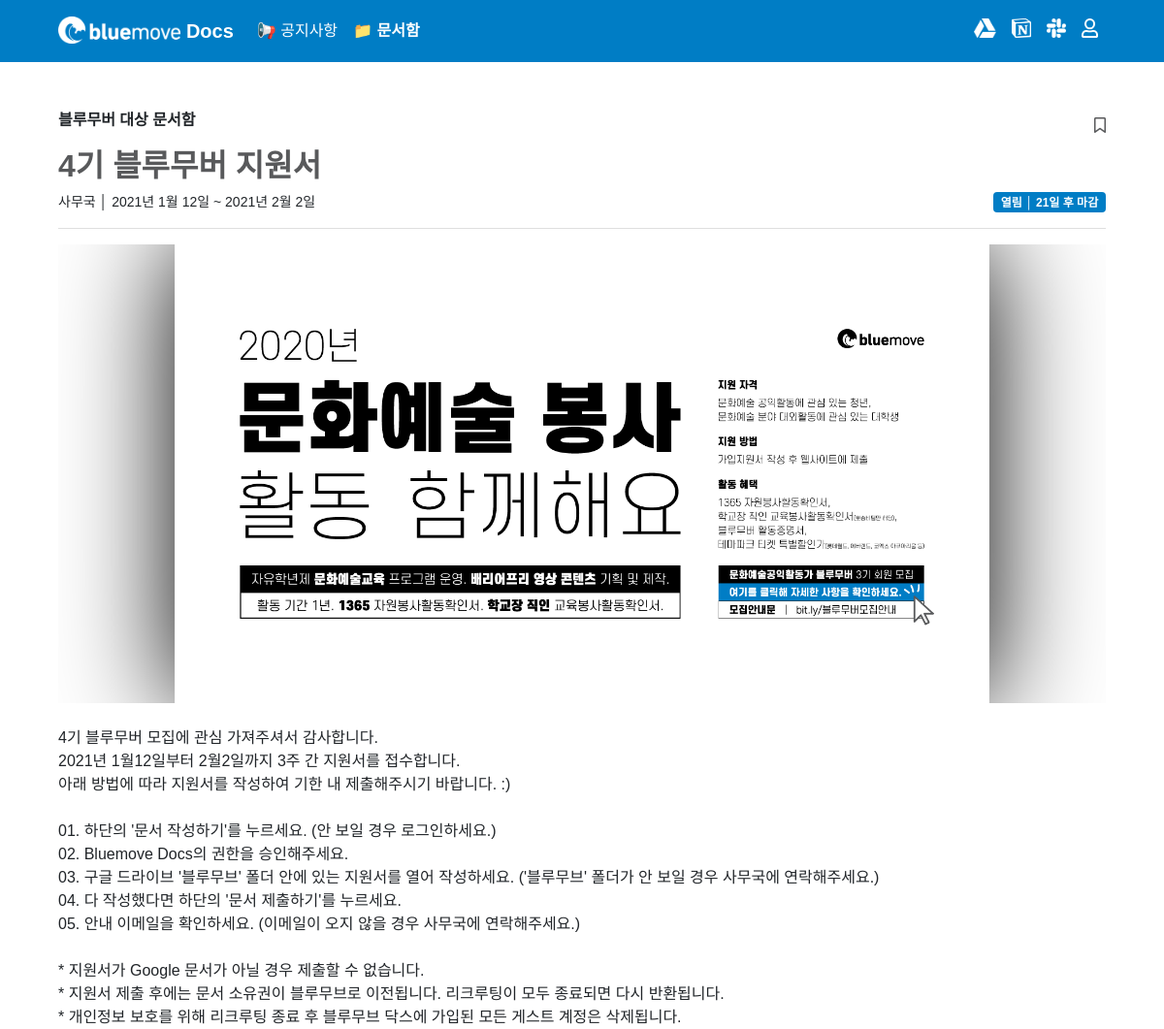
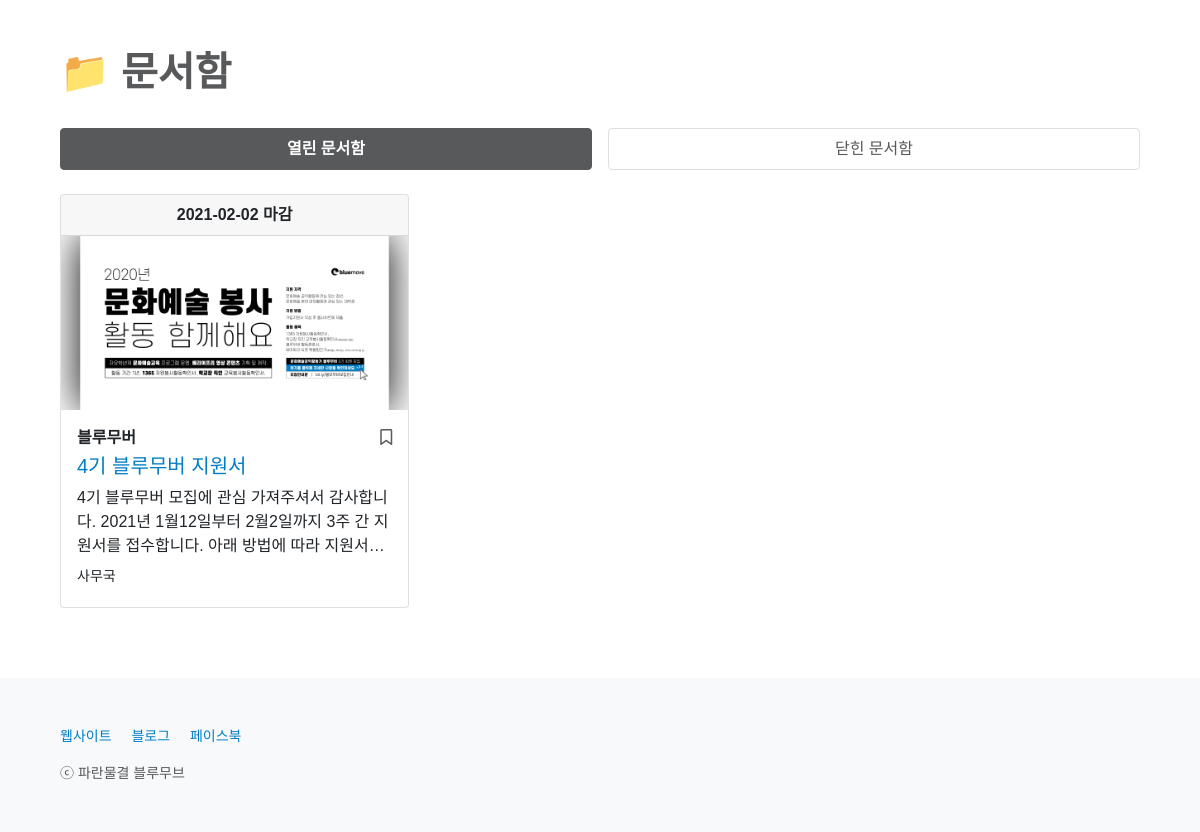
The page /box/1/ on the database its author committed (2 pictures, top to bottom).
### box/models.py (models this page shows, shortened)
class Box(models.Model):
    CATEGORY_CHOICES = {
        ('bluemover', '블루무버'),
        ('applicant', '블루무버 희망자'),
        ('posongvi', '뽀송비 학생')
    }
    title = models.CharField(max_length = 50)
    writer = models.ForeignKey(User, on_delete=models.CASCADE)
    category = models.CharField(max_length = 50, choices = CATEGORY_CHOICES)
    document_id = models.CharField(max_length = 300)
    content = models.TextField()
    content_update_flag = models.BooleanField(default = False)
    image = models.ImageField(upload_to='images/', null = True, blank = True)
    deadline = models.DateField()
    deadline_update_flag = models.BooleanField(default = False)
    created_at = models.DateField(auto_now_add = True)
    updated_at = models.DateField(auto_now = True)
    box_favorite_user_set = models.ManyToManyField(User, blank = True, related_name="box_favorite_user_set", through="Favorite")
    @property
    def deadline_is_yet_to_come(self):
        return datetime.date.today() + datetime.timedelta(days = 2) <= self.deadline
    @property
    def deadline_is_tomorrow(self):
        return datetime.date.today() + datetime.timedelta(days = 1) == self.deadline
    @property
    def deadline_is_today(self):
        return datetime.date.today() == self.deadline
    @property
    def deadline_is_over(self):
        return datetime.date.today() > self.deadline
    @property
    def days_left_until_deadline(self):
        return self.deadline - datetime.date.today()

### box/views.py (the view)
# urls.py: path('<int:id>/', read, name='read'),
def read(request, id):
    box = Box.objects.get(pk=id)
    opened_boxes = Box.objects.filter(deadline__gte=datetime.date.today()).order_by('deadline')
    closed_boxes = Box.objects.filter(deadline__lt=datetime.date.today()).order_by('deadline')
    page = request.GET.get('page', 1)
    opened_paginator = Paginator(opened_boxes, 9)
    closed_paginator = Paginator(closed_boxes, 9)
    try:
        opened_boxes = opened_paginator.page(page)
        closed_boxes = closed_paginator.page(page)
    except PageNotAnInteger:
        opened_boxes = opened_paginator.page(1)
        closed_boxes = closed_paginator.page(1)
    except EmptyPage:
        opened_boxes = opened_paginator.page(opened_paginator.num_pages)
        closed_boxes = closed_paginator.page(closed_paginator.num_pages)
    return render(request, 'box/read.html', {'box': box, 'opened_boxes': opened_boxes, 'closed_boxes': closed_boxes})

### box/templates/box/read.html (shortened to what this page needs)
{% extends 'base.html' %}
{% block content %}
{% include 'shared/_navbar4box.html' %}
<main class="px-2 px-md-5">
    <div class="container-md my-5">
        <div class="d-flex align-items-sm-center justify-content-between">
            <p style="font-weight: 600;">
                {% if box.category == 'bluemover' %}
                블루무버 대상 문서함
                {% endif %}
            </p>
            {% if user.is_authenticated %}
            <a class="bookmark" href="{% url 'box:box_favorite' box.id %}?next={{ request.path }}">
                {% if user in box.box_favorite_user_set.all %}
                <p class="mb-0 ps-2"><i class="fas fa-bookmark"></i></p>
                {% else %}
                <p class="mb-0 ps-2"><i class="far fa-bookmark"></i></p>
                {% endif %}
            </a>
            {% else %}
            <a type="button" class="bookmark" data-bs-toggle="modal" data-bs-target="#listloginModal">
                <p class="mb-1"><i class="far fa-bookmark"></i></p>
            </a>
            {% endif %}
        </div>
        <h2 style="font-weight: 600; color: #58595B; word-break: break-word; overflow: hidden; text-overflow: ellipsis; display: -webkit-box; -webkit-line-clamp: 3; -webkit-box-orient: vertical;">{{ box.title }}</h2>
        <div class="d-flex justify-content-sm-between" id="boxBadge4Large">
            <small>
                {% if not box.writer.first_name == '' %}
                {{ box.writer.last_name }}{{ box.writer.first_name }}
                {% else %}
                {{ box.writer }}
                {% endif %}
                │
                {% if box.deadline_update_flag %}
                {{ box.created_at }} ~ {{ box.deadline }} (일정 변경)
                {% else %}
                {{ box.created_at }} ~ {{ box.deadline }}
                {% endif %}
            </small>
            <div class="d-flex align-items-stretch">
                {% if box.deadline_is_yet_to_come %}
                <span class="badge bg-primary">열림 │ {{ box.days_left_until_deadline.days }}일 후 마감</span>
                {% elif box.deadline_is_tomorrow %}
                <span class="badge bg-warning text-dark">열림 │ 내일 마감</span>
                {% elif box.deadline_is_today %}
                <span class="badge bg-danger">열림 │ 오늘 마감</span>
                {% elif box.deadline_is_over %}
                <span class="badge bg-dark">닫힘 │ {{ box.deadline|date:'Y-m-d' }} 마감</span>
                {% endif %}
            </div>
        </div>
        <hr class="text-black-50">
        {% if box.image %}
        <div class="mb-4 d-flex justify-content-center">
            <img src="{{ box.image.url }}" class="img-fluid" alt="이미지 내용은 아래 본문과 같으니 참고하시기 바랍니다.">
        </div>
        {% endif %}
        <div style="white-space: pre-wrap; word-break: break-word;">{{ box.content }}</div>
    </div>
    <div class="container-md mt-5">
        <h1 class="mb-4" style="font-weight: 600; color: #58595B;">📁 문서함</h1>
        {% include 'shared/_boxcard.html' %}
    </div>
</main>
{% endblock %}

### home/templates/base.html (shortened to what this page needs)
{% load static %}
<!doctype html>
<html lang="ko">
    <head>
        <link href="/static/css/font.css" rel="stylesheet">
        <link href="https://cdn.jsdelivr.net/npm/bootstrap@5.0.0-beta1/dist/css/bootstrap.min.css" rel="stylesheet">
    </head>
    <body>
        {% block content %}{% endblock %}
        <footer class="bd-footer px-2 py-3 p-md-5 bg-light text-center text-md-start" style="position: sticky; margin-top: 70px;">
            <div class="container-md">
                <small>
                    <ul class="bd-footer-links ps-0 mb-3">
                        <li class="d-inline-block"><a href="https://bluemove.or.kr:451" target="_blank">웹사이트</a></li>
                        <li class="d-inline-block ms-3"><a href="https://blog.naver.com/bluewavebluemove" target="_blank">블로그</a></li>
                        <li class="d-inline-block ms-3"><a href="https://fb.com/bwbluemove" target="_blank">페이스북</a></li>
                    </ul>
                    <p class="mb-0" style="color: #58595B;">ⓒ 파란물결 블루무브</p>
                </small>
            </div>
        </footer>
    </body>
</html>

### home/templates/shared/_navbar4box.html (shortened to what this page needs)
<header>
    <nav class="navbar navbar-expand-md navbar-dark px-2 px-md-5">
        <div class="container-md">
            <a class="navbar-brand" href="{% url 'home:home' %}" style="font-weight: 600;">
                <img src="/static/images/bluemovelogo.png" alt="블루무브" height="28" class="d-inline-block align-top">
                Docs
            </a>
            <div class="collapse navbar-collapse" id="navbarSupportedContent">
                <ul class="navbar-nav flex-row flex-wrap bd-navbar-nav pt-2 py-md-0">
                    <li class="nav-item col-6 col-md-auto">
                        <a class="nav-link p-2" href="{% url 'notice:main' %}">📢 공지사항</a>
                    </li>
                    <li class="nav-item col-6 col-md-auto">
                        <a class="nav-link p-2 active" aria-current="page" href="{% url 'box:main' %}">📁 문서함</a>
                    </li>
                </ul>
                {% include 'shared/_navbarside.html' %}
            </div>
        </div>
      </nav>
</header>

### home/templates/shared/_navbarside.html (shortened to what this page needs)
<ul class="navbar-nav flex-row flex-wrap ms-md-auto mb-2">
    <li class="nav-item col-6 col-md-auto">
        <a class="nav-link p-2" href="http://drive.bluemove.or.kr" target="_blank" rel="noopener">
            <img src="/static/images/googledrivelogo.png" alt="구글 드라이브로 이동" title="구글 드라이브" height="20" class="d-inline-block">
        </a>
    </li>
    <li class="nav-item col-6 col-md-auto">
        <a class="nav-link p-2" href="https://notion.so/bluemove" target="_blank" rel="noopener">
            <img src="/static/images/notionlogo.png" alt="노션으로 이동" title="노션" height="20" class="d-inline-block">
        </a>
    </li>
    <li class="nav-item col-6 col-md-auto">
        <a class="nav-link p-2" href="https://bwbluemove.slack.com" target="_blank" rel="noopener">
            <img src="/static/images/slacklogo.png" alt="슬랙으로 이동" title="슬랙" height="20" class="d-inline-block">
        </a>
    </li>
    {% if not user.is_authenticated %}
    <li class="nav-item col-6 col-md-auto">
        <a class="nav-link p-2" href="{% url 'account_login' %}?next={{ request.path }}">
            <img src="/static/images/account_notauth.png" alt="로그인" title="로그인" height="20" class="d-inline-block">
        </a>
    </li>
    {% endif %}
</ul>

### home/templates/shared/_boxcard.html (shortened to what this page needs)
<div class="pt-2">
    <ul class="nav nav-pills mb-3 nav-justified gap-3" id="pills-tab" role="tablist">
        <li class="nav-item mb-2" id="forBoxCSS" role="presentation">
            <a class="nav-link active" id="pills-opened-tab" data-bs-toggle="pill" href="#pills-opened" role="tab" aria-controls="pills-opened" aria-selected="true">열린 문서함</a>
        </li>
        <li class="nav-item mb-2" id="forBoxCSS" role="presentation">
            <a class="nav-link" id="pills-closed-tab" data-bs-toggle="pill" href="#pills-closed" role="tab" aria-controls="pills-closed" aria-selected="false">닫힌 문서함</a>
        </li>
    </ul>
</div>
<div class="tab-content" id="pills-tabContent">
    <div class="tab-pane fade show active" id="pills-opened" role="tabpanel" aria-labelledby="pills-opened-tab">
        <div class="row row-cols-1 row-cols-lg-3 row-cols-md-2 g-3" id="insideOpenedTab">
            {% for box in opened_boxes %}
            {% if box.deadline_is_over %}
            <div style="display: none;">
            {% else %}
            <div class="col">
            {% endif %}
                {% include 'shared/_boxcard_tabdata.html' %}
            </div>
            {% empty %}
            <div class="col" id="openedEmptyFlag"></div>
            <div class="col text-center"><br><h2 style="color: #CCCCCC; font-weight: 600;"><i class="far fa-folder-open"></i> 비어 있어요!</h2><p>열린 문서함이 없습니다.</p></div>
            {% endfor %}
        </div>
    </div>
</div>

### home/templates/shared/_boxcard_tabdata.html (shortened to what this page needs)
{% if box.deadline_is_tomorrow %}
<div class="card h-100" style="border: 1px solid #FFD969;">
{% elif box.deadline_is_today %}
<div class="card h-100" style="border: 1px solid #F5B5BC;">
{% elif box.deadline_is_over %}
<div class="card h-100" style="border: 1px solid #bcbebf;">
{% else %}
<div class="card h-100">
{% endif %}
    {% if box.deadline_is_tomorrow %}
    <div class="card-header d-flex justify-content-center" style="background-color: #fff3cd; border-bottom: 1px solid #FFD969;">
        <p class="m-0" style="font-weight: 600;">
            <i class="fas fa-exclamation-triangle"></i>
            {% if box.deadline_update_flag %}
            내일 마감 (일정 변경)
            {% else %}
            내일 마감
            {% endif %}
        </p>
    </div>
    {% else %}
    <div class="card-header d-flex justify-content-center">
        <p class="m-0" style="font-weight: 600;">
            {% if box.days_left_until_deadline.days > 7 %}
                {% if box.deadline_update_flag %}
                {{ box.deadline|date:'Y-m-d' }} 마감 (일정 변경)
                {% else %}
                {{ box.deadline|date:'Y-m-d' }} 마감
                {% endif %}
            {% else %}
                {% if box.deadline_update_flag %}
                {{ box.days_left_until_deadline.days }}일 후 마감 (일정 변경)
                {% else %}
                {{ box.days_left_until_deadline.days }}일 후 마감
                {% endif %}
            {% endif %}
        </p>
    </div>
    {% endif %}
    {% if box.image %}
    <div class="ratio" style="--aspect-ratio: 50%;"><a href="{% url 'box:read' box.id %}{{ request.get_full_path|cut:request.path }}"><img src="{{ box.image.url }}" class="card-img-top" alt="문서함 이미지" style="height: 100%; object-fit: cover; object-position: 50% 50%; border-top-left-radius: 0; border-top-right-radius: 0;"></a></div>
    {% else %}
    <a href="{% url 'box:read' box.id %}{{ request.get_full_path|cut:request.path }}"><img src="/static/images/1800x900-default.png" class="card-img-top" alt="문서함 이미지"></a>
    {% endif %}
    <div class="card-body mb-1">
        <div class="d-flex w-100 justify-content-between">
            <p class="card-text mb-1" style="font-weight: 600;">
                {% if box.category == 'bluemover' %}
                블루무버
                {% endif %}
            </p>
            {% if user.is_authenticated %}
            {% if not request.path == '/box/' %}
            <a class="bookmark" href="{% url 'box:box_favorite' box.id %}?next={{ request.get_full_path }}#boxListPosition">
            {% else %}
            <a class="bookmark" href="{% url 'box:box_favorite' box.id %}?next={{ request.get_full_path }}">
            {% endif %}
                {% if user in box.box_favorite_user_set.all %}
                <p class="mb-1"><i class="fas fa-bookmark"></i></p>
                {% else %}
                <p class="mb-1"><i class="far fa-bookmark"></i></p>
                {% endif %}
            </a>
            {% else %}
            <a type="button" class="bookmark" data-bs-toggle="modal" data-bs-target="#listloginModal">
                <p class="mb-1"><i class="far fa-bookmark"></i></p>
            </a>
            {% endif %}
        </div>
        <h5 class="card-title" style="overflow: hidden; text-overflow: ellipsis; display: -webkit-box; -webkit-line-clamp: 2; -webkit-box-orient: vertical;"><a href="{% url 'box:read' box.id %}{{ request.get_full_path|cut:request.path }}">{{ box.title }}</a></h5>
        <p class="card-text mb-2" style="overflow: hidden; text-overflow: ellipsis; display: -webkit-box; -webkit-line-clamp: 3; -webkit-box-orient: vertical;">
            {{ box.content }}
        </p>
        <div class="d-flex w-100 justify-content-between">
            <small>{{ box.writer.last_name }}{{ box.writer.first_name }}</small>
        </div>
    </div>
</div>

### home/templates/base.html (style rules this page uses)
body { min-height: 100vh; display: flex; flex-direction: column; }
main { flex: 1; }
a { color: #007DC5; text-decoration: none; }
#pills-tab > .nav-item { color: #58595B; }
.bookmark { color: #58595B; font-weight: 300; text-decoration: none; }
nav { background-color: #007DC5; }
#navbarSupportedContent > ul > li > .active { font-weight: 600; }
#navbarSupportedContent > ul > li > .nav-link { color: #FFFFFF; }
.nav-pills .nav-link { border: 1px solid rgba(0,0,0,.125); }
.nav-pills .nav-link.active, .nav-pills .show > .nav-link { font-weight: 600; border: 1px solid #58595B; background-color: #58595B; }
#forBoxCSS > .nav-link { color: #58595B; }
#forBoxCSS > .nav-link.active { color: #FFFFFF; }
.bg-primary { background-color: #007DC5!important; }

### rows shown on the page
Box: title "4기 블루무버 지원서", writer.first_name "사무국", created_at "2021년 1월 12일", deadline "2021년 2월 2일", days_left_until_deadline.days "21", image (picture), content "4기 블루무버 모집에 관심 가져주셔서 감사합니다. 2021년 1월12일부터 2월2일까지 3주 간 지원서를 접수합니다. 아래 방법에 따라 지원서를 작성하여 기한 내 제출해주시기 바랍니다. :) 01. 하단의 '문서 작성하기'를 누르세요. (안 보일 경우 로그인하세요.) 02. Bluemove Docs의 권한을 승인해주세요. 03. 구글 드라이브 '블루무브' 폴더 안에 있는 지원서를 열어 작성하세요. ('블루무브' 폴더가 안 보일 경우 사무국에 연락해주세요.) 04. 다 작성했다면 하단의 '문서 제출하기'를 누르세요. 05. 안내 이메일을 확인하세요. (이메일이 오지 않을 경우 사무국에 연락해주세요.) * 지원서가 Google 문서가 아닐 경우 제출할 수 없습니다. * 지원서 제출 후에는 문서 소유권이 블루무브로 이전됩니다. 리크루팅이 모두 종료되면 다시 반환됩니다. * 개인정보 보호를 위해 리크루팅 종료 후 블루무브 닥스에 가입된 모든 게스트 계정은 삭제됩니다.", deadline "2021-02-02", category "블루무버", content "4기 블루무버 모집에 관심 가져주셔서 감사합니다. 2021년 1월12일부터 2월2일까지 3주 간 지원서를 접수합니다. 아래 방법에 따라…"
